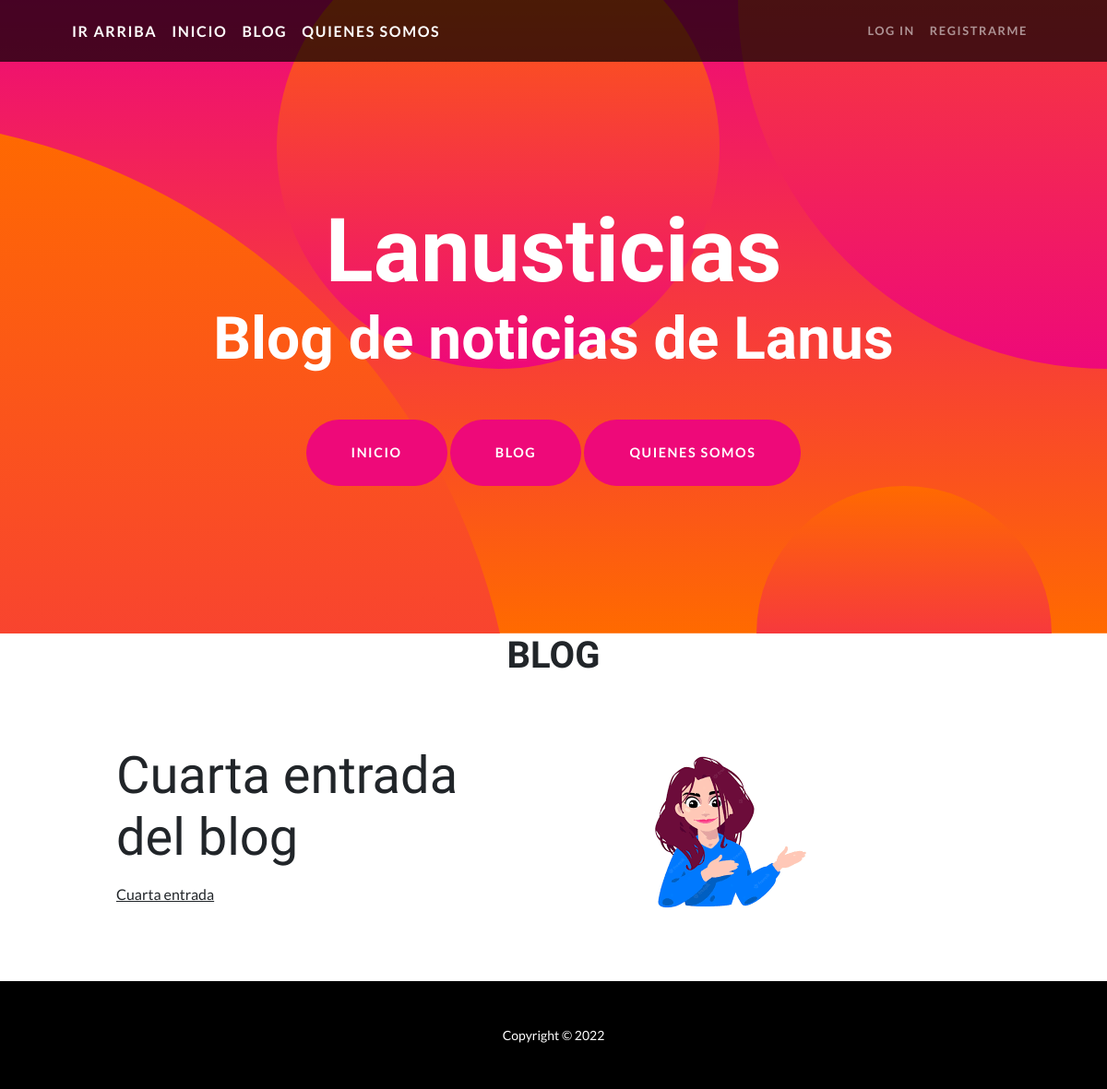
The app's page /blog/4 with its own data.
### Blog/models.py (models this page shows, shortened)
class Blog(models.Model):
    titulo = models.CharField(max_length=50)
    subtitulo = models.CharField(max_length=50, null=True)
    contenido = RichTextField()
    imagen = models.ImageField(upload_to='Blog')
    creado = models.DateTimeField(auto_now_add=True)
    actualizado = models.DateTimeField(auto_now_add=True)
    class Meta:
        ordering = ['-creado']

### Blog/views.py (the view)
# urls.py: path('blog/<id>', views.blog, name='blog'),
def blog(request, id):
    blog=get_object_or_404(Blog, id=id)
    return render (request, 'blog.html', {'blog':blog})

### templates/blog.html
{% extends 'index.html' %}
{% block contenido_que_cambia %}
<h1 style='text-align:center'>BLOG</h1>
<section id="scroll">
    <div class="container px-5">
        <div class="row gx-5 align-items-center">
            <div class="col-lg-6 order-lg-2">
                <div class="p-5"><img class="img-fluid rounded-circle" src="{{blog.imagen.url}}" alt="..." /></div>
            </div>
            <div class="col-lg-6 order-lg-1">
                <div class="p-5">
                    <h2 class="display-4">{{blog.titulo}}</h2>
                    <p>{{blog.contenido|safe}}</p>
                </div>
            </div>
        </div>
    </div>
</section>
{% endblock %}

### records on screen
Blog: imagen (placeholder picture), titulo "Cuarta entrada del blog", contenido "Cuarta entrada"
